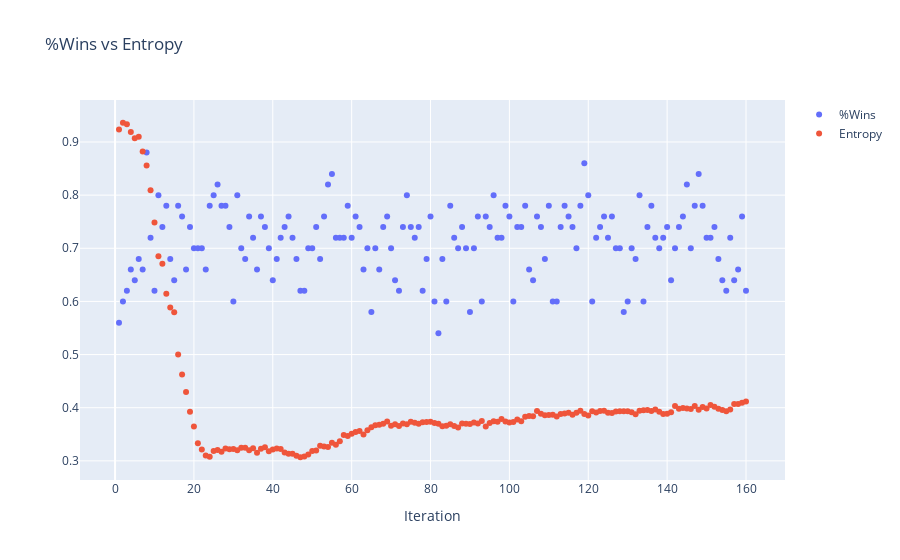

Write notebook code for a chart like this one.
### Code cell
plot_wins_entropy(random_simple_reward)

### Figure 1 — Plotly figure (JSON) as saved in the notebook; plotly's stock layout.template omitted (floating-point values rounded to 4 significant figures; data arrays with more than 128 entries replaced by an {"elided": "..."} marker saying what was removed)
{"data": [{"mode": "markers", "name": "%Wins", "type": "scatter", "x": {"elided": "160 int values"}, "y": {"elided": "160 float values"}}, {"mode": "markers", "name": "Entropy", "type": "scatter", "x": {"elided": "160 int values"}, "y": {"elided": "160 float values"}}], "layout": {"coloraxis": {"colorbar": {"dtick": 5, "len": 200, "lenmode": "pixels", "thickness": 50, "thicknessmode": "pixels", "ticks": "outside", "ticksuffix": "%", "title": {"text": "%CR"}, "y": 1, "yanchor": "top"}}, "title": {"text": "%Wins vs Entropy"}, "xaxis": {"title": {"text": "Iteration"}}, "yaxis": {"title": {"text": ""}}}}
